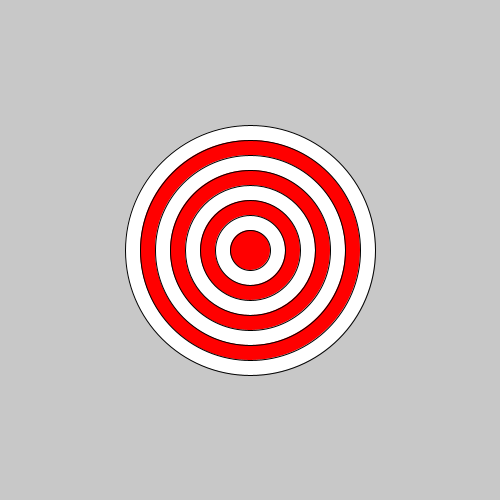
Frame 1 (no input)
Frame 60 (the mouse pressed at the canvas centre just before this capture): identical to frame 1, image omitted
Frame 120 (the mouse held since frame 60 and released just before this capture): identical to frame 1, image omitted

The Processing sketch that drew this single still picture (run headless with seeded random() and noise(); from frame 60 on, the mouse is pressed at the canvas centre):

// Processing sketch: bullseye
// ── bullseye.pde
void draw() {
}
void setup() {
  background(200);
  size(500, 500);
  
  int count = 0;
  for (int i = 250; i > 31; i-=30) {
    count+=1;
    if (count%2 == 0) {
      fill(255, 0, 0);
    }
    
     else{
       fill(255, 255, 255);
     }
      ellipse(250, 250, i, i);
  }
 
  
}
